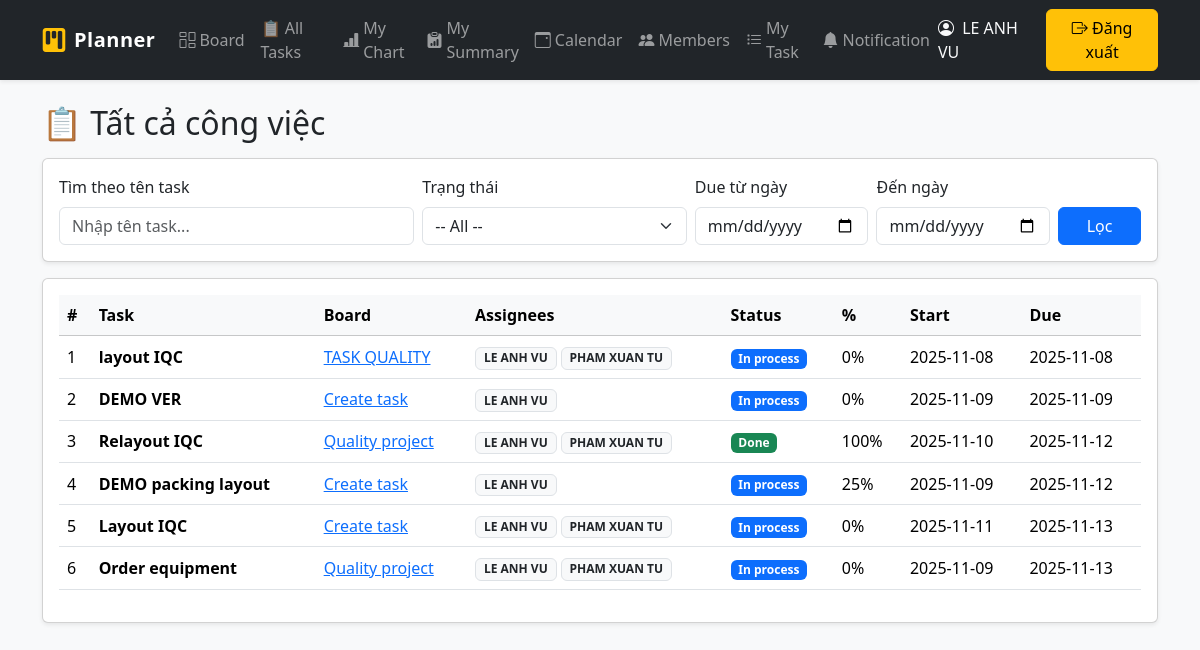
/all_tasks (signed in), run on the app's committed database.
### app.py (models this page shows, shortened)
class User(UserMixin, db.Model):
    id = db.Column(db.Integer, primary_key=True)
    email = db.Column(db.String(120), unique=True, nullable=False, index=True)
    password_hash = db.Column(db.String(256), nullable=False)
    name = db.Column(db.String(120), nullable=False)

class Task(db.Model):
    id = db.Column(db.Integer, primary_key=True)
    title = db.Column(db.String(200), nullable=False)  # Task name
    description = db.Column(db.Text, default="")       # Remark
    position = db.Column(db.Integer, default=0)
    start_date = db.Column(db.Date, nullable=True)
    due_date = db.Column(db.Date, nullable=True)
    status = db.Column(db.String(20), default="In process")      # In process, Done, OverDue
    percentage = db.Column(db.Integer, default=0)                # 0,25,50,75,100
    priority = db.Column(db.String(10), default="Normal")        # Low, Normal, High, Urgent
    list_id = db.Column(db.Integer, db.ForeignKey("list.id"), nullable=False)
    list = db.relationship("List", backref=db.backref("tasks", cascade="all, delete-orphan", order_by="Task.position"))
    created_by_id = db.Column(db.Integer, db.ForeignKey("user.id"), nullable=True)
    created_by = db.relationship("User", foreign_keys=[created_by_id])
    assignees = db.relationship("User", secondary=task_assignees, backref="assigned_tasks")

class Board(db.Model):
    id = db.Column(db.Integer, primary_key=True)
    name = db.Column(db.String(120), nullable=False)
    description = db.Column(db.Text, default="")
    owner_id = db.Column(db.Integer, db.ForeignKey("user.id"))
    owner = db.relationship("User", backref="boards")

### app.py (the view)
@app.route("/all_tasks")
@login_required
def all_tasks():
    keyword = request.args.get("keyword", "").strip()
    status = request.args.get("status", "")
    date_from = request.args.get("from", "")
    date_to = request.args.get("to", "")
    tasks = Task.query
    if keyword:
        tasks = tasks.filter(Task.title.ilike(f"%{keyword}%"))
    if status:
        tasks = tasks.filter(Task.status == status)
    if date_from:
        tasks = tasks.filter(Task.due_date >= date_from)
    if date_to:
        tasks = tasks.filter(Task.due_date <= date_to)
    tasks = tasks.order_by(Task.due_date.asc()).all()
    return render_template("all_tasks.html",
                           tasks=tasks,
                           keyword=keyword,
                           status=status,
                           date_from=date_from,
                           date_to=date_to)

### app.py (called while the page is built)
@app.context_processor
def inject_unread():
    if current_user.is_authenticated:
        cnt = Notification.query.filter_by(user_id=current_user.id, is_read=False).count()
    else:
        cnt = 0
    return dict(unread_notif_count=cnt)

@login_manager.user_loader
def load_user(user_id):
    return User.query.get(int(user_id))

### templates/all_tasks.html (shortened to what this page needs)
{% extends "base.html" %}
{% block content %}
<h2 class="mb-3">📋 Tất cả công việc</h2>
<div class="card shadow-sm p-3 mb-3">
    <form method="get" class="row g-2">
        <div class="col-md-4">
            <label class="form-label">Tìm theo tên task</label>
            <input type="text" name="keyword" class="form-control"
                   placeholder="Nhập tên task..." value="{{ keyword }}">
        </div>
        <div class="col-md-3">
            <label class="form-label">Trạng thái</label>
            <select name="status" class="form-select">
                <option value="">-- All --</option>
            </select>
        </div>
        <div class="col-md-2">
            <label class="form-label">Due từ ngày</label>
            <input type="date" name="from" class="form-control" value="{{ date_from }}">
        </div>
        <div class="col-md-2">
            <label class="form-label">Đến ngày</label>
            <input type="date" name="to" class="form-control" value="{{ date_to }}">
        </div>
        <div class="col-md-1 d-flex align-items-end">
            <button class="btn btn-primary w-100" type="submit">Lọc</button>
        </div>
    </form>
</div>
<div class="card shadow-sm">
    <div class="card-body">
        <table class="table table-hover align-middle">
            <thead class="table-light">
                <tr>
                    <th>#</th>
                    <th>Task</th>
                    <th>Board</th>
                    <th>Assignees</th>
                    <th>Status</th>
                    <th>%</th>
                    <th>Start</th>
                    <th>Due</th>
                </tr>
            </thead>
            <tbody>
                {% for t in tasks %}
                <tr>
                    <td>{{ loop.index }}</td>
                    <td class="fw-semibold">{{ t.title }}</td>
                    <td>
                        {% if t.list %}
                            <a href="{{ url_for('view_board', board_id=t.list.board_id) }}">
                                {{ t.list.board.name }}
                            </a>
                        {% endif %}
                    </td>
                    <td>
                        {% for u in t.assignees %}
                        <span class="badge bg-light text-dark border">{{ u.name }}</span>
                        {% endfor %}
                    </td>
                    <td>
                        {% if t.status == "Done" %}
                            <span class="badge bg-success">Done</span>
                        {% elif t.status == "In process" %}
                            <span class="badge bg-primary">In process</span>
                        {% else %}
                            <span class="badge bg-danger">OverDue</span>
                        {% endif %}
                    </td>
                    <td>{{ t.percentage }}%</td>
                    <td>{{ t.start_date }}</td>
                    <td>{{ t.due_date }}</td>
                </tr>
                {% else %}
                <tr>
                    <td colspan="8" class="text-center text-muted">Không có task nào.</td>
                </tr>
                {% endfor %}
            </tbody>
        </table>
    </div>
</div>
{% endblock %}

### templates/base.html (shortened to what this page needs)
<!doctype html>
<html lang="vi">
  <head>
    <link href="https://cdn.jsdelivr.net/npm/bootstrap@5.3.2/dist/css/bootstrap.min.css" rel="stylesheet">
  </head>
  <body class="bg-light">
<link rel="stylesheet" href="https://cdn.jsdelivr.net/npm/bootstrap-icons@1.11.3/font/bootstrap-icons.css">
<nav class="navbar navbar-expand-lg navbar-dark bg-dark shadow-sm">
  <div class="container">
    <a class="navbar-brand d-flex align-items-center gap-2" href="{{ url_for('dashboard') }}">
      <i class="bi bi-kanban-fill text-warning fs-4"></i>
      <span class="fw-bold">Planner</span>
    </a>
    <div class="collapse navbar-collapse" id="navbarsExample">
      <ul class="navbar-nav me-auto mb-2 mb-lg-0 align-items-lg-center">
        {% if current_user.is_authenticated %}
          <li class="nav-item">
            <a class="nav-link d-flex align-items-center gap-1" href="{{ url_for('boards_page') }}">
              <i class="bi bi-columns-gap"></i> Board
            </a>
          </li>
          <li class="nav-item">
    <a class="nav-link d-flex align-items-center gap-1" href="{{ url_for('all_tasks') }}">
        📋 All Tasks
    </a>
</li>
          <li class="nav-item">
            <a class="nav-link d-flex align-items-center gap-1" href="{{ url_for('chart') }}">
              <i class="bi bi-bar-chart-line-fill"></i> My Chart
            </a>
          </li>
          <li class="nav-item">
            <a class="nav-link d-flex align-items-center gap-1" href="{{ url_for('all_summary') }}">
              <i class="bi bi-clipboard-data-fill"></i> My Summary
            </a>
          </li>
          <li class="nav-item">
            <a class="nav-link d-flex align-items-center gap-1" href="{{ url_for('calendar') }}">
              <i class="bi bi-calendar3-event"></i> Calendar
            </a>
          </li>
          <li class="nav-item">
            <a class="nav-link d-flex align-items-center gap-1" href="{{ url_for('members') }}">
              <i class="bi bi-people-fill"></i> Members
            </a>
          </li>
          <li class="nav-item">
            <a class="nav-link d-flex align-items-center gap-1" href="{{ url_for('my_tasks') }}">
              <i class="bi bi-list-task"></i> My Task
            </a>
          </li>
          <li class="nav-item position-relative">
  <a class="nav-link d-flex align-items-center gap-1" href="{{ url_for('notifications') }}">
    <i class="bi bi-bell-fill"></i> Notification
  </a>
</li>
        {% endif %}
      </ul>
      <div class="d-flex align-items-center gap-3">
        {% if current_user.is_authenticated %}
          <span class="navbar-text text-light">
            <i class="bi bi-person-circle me-1"></i> {{ current_user.name }}
          </span>
          <a class="btn btn-warning" href="{{ url_for('logout') }}">
            <i class="bi bi-box-arrow-right"></i> Đăng xuất
          </a>
        {% endif %}
      </div>
    </div>
  </div>
</nav>
    <div class="container mt-4">
      {% block content %}{% endblock %}
    </div>
  </body>
</html>

### templates/base.html (style rules this page uses)
.navbar-nav .nav-link { transition: all 0.2s ease-in-out; }
.navbar-brand span { letter-spacing: 0.5px; }

### data on the page
User: name "LE ANH VU"
Task: title "layout IQC", list.board.name "TASK QUALITY", status "In process", percentage "0", start_date "2025-11-08", due_date "2025-11-08"
User: name "PHAM XUAN TU"
Task: title "DEMO VER", list.board.name "Create task", status "In process", percentage "0", start_date "2025-11-09", due_date "2025-11-09"
Task: title "Relayout IQC", list.board.name "Quality project", status "Done", percentage "100", start_date "2025-11-10", due_date "2025-11-12"
Task: title "DEMO packing layout", list.board.name "Create task", status "In process", percentage "25", start_date "2025-11-09", due_date "2025-11-12"
Task: title "Layout IQC", list.board.name "Create task", status "In process", percentage "0", start_date "2025-11-11", due_date "2025-11-13"
Task: title "Order equipment", list.board.name "Quality project", status "In process", percentage "0", start_date "2025-11-09", due_date "2025-11-13"
